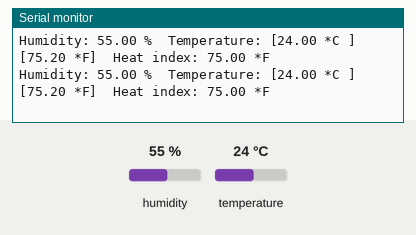
This sketch was run on a simulated Arduino Uno, built with avr-gcc and run on an emulated ATmega328P. On the bench: the last lines printed to the serial monitor. The test bench sets the inputs (shaded band); at power-on: humidity 55 %, temperature 24 °C.

Above: at 4.8 s.
4.9 s: humidity set to 22 %
At 6.9 s:
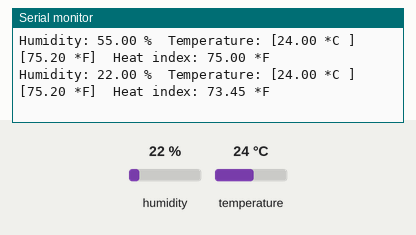
7.9 s: temperature set to 12 °C
At 8.5 s:
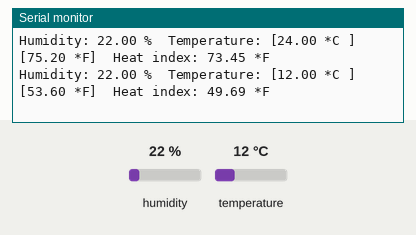
10.9 s: humidity set to 40 %
At 12.9 s:
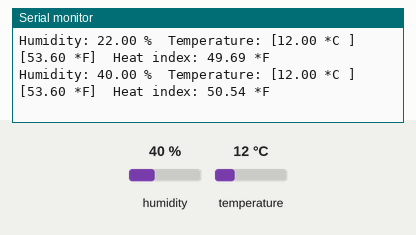
13.9 s: temperature set to 41 °C
At 15.7 s:
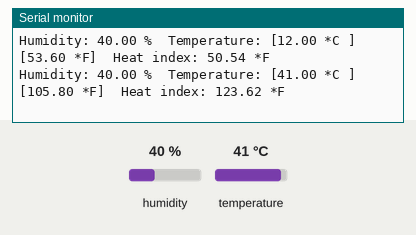
Timing chart, 0 to 17.2 s (numbered marks = the images above; inputs shaded):
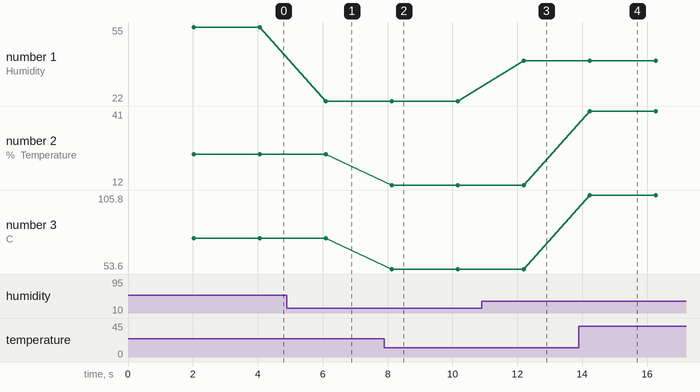

The sketch:

lcd.ino
```cpp
#include "DHT.h"

#define DHT_PIN 2

#define DHT_TYPE 11

DHT dht(DHT_PIN, DHT_TYPE);

void setup(){
  Serial.begin(9600);
  pinMode(DHT_PIN, INPUT_PULLUP);
  dht.begin();
}

void loop(){

   // Wait a few seconds between measurements.
  delay(2000);

  // Reading temperature or humidity takes about 250 milliseconds!
  // Sensor readings may also be up to 2 seconds 'old' (its a very slow sensor)
  float h = dht.readHumidity();
  // Read temperature as Celsius
  float t = dht.readTemperature();
  // Read temperature as Fahrenheit
  float f = dht.readTemperature(true);

  // Check if any reads failed and exit early (to try again).
  if (isnan(h) || isnan(t) || isnan(f)) {
    Serial.println("Failed to read from DHT sensor!");
    return;
  }

  // Compute heat index
  // Must send in temp in Fahrenheit!
  float hi = dht.computeHeatIndex(f, h);

  Serial.print("Humidity: ");
  Serial.print(h);
  Serial.print(" %\t");
  Serial.print("Temperature: [");
  Serial.print(t);
  Serial.print(" *C ] [");
  Serial.print(f);
  Serial.print(" *F]\t");
  Serial.print("Heat index: ");
  Serial.print(hi);
  Serial.println(" *F");
  }
```

Measured:
- after the input at 4.9 s, the serial monitor: prints a new line after 1.2 s (image 1)
- after the input at 7.9 s, the serial monitor: prints a new line after 0.23 s (image 2)
- after the input at 10.9 s, the serial monitor: prints a new line after 1.3 s (image 3)
- after the input at 13.9 s, the serial monitor: prints a new line after 0.33 s (image 4)
- plotted number 1: 55 → 22 after the input at 4.9 s, 22 → 40 after the input at 10.9 s
- plotted number 2: 24 → 12 after the input at 7.9 s, 12 → 41 after the input at 13.9 s
- plotted number 3: 75.2 → 53.6 after the input at 7.9 s, 53.6 → 105.8 after the input at 13.9 s
